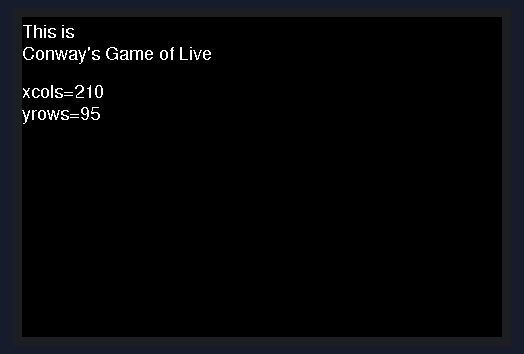
Recording of a sketch running on a simulated STM32 Blue Pill. On the bench: 480×320 colour display. What the sketch prints to the serial monitor is not drawn.

Above: at 3.4 s.
At 4.5 s:
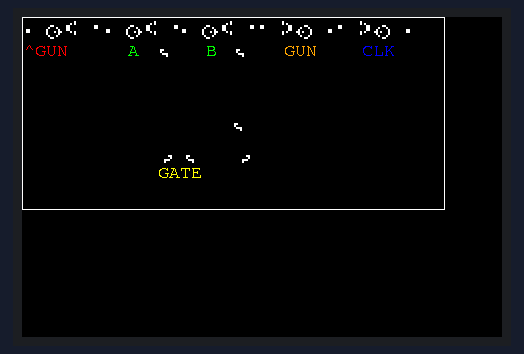
At 13.36 s:
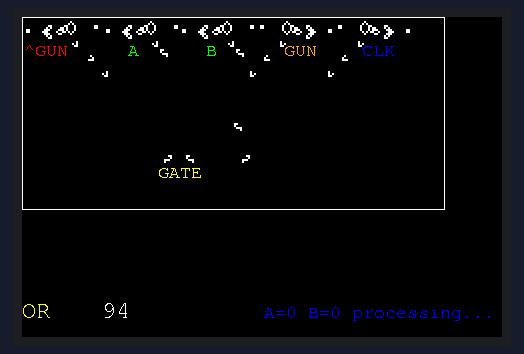
At 22.13 s:
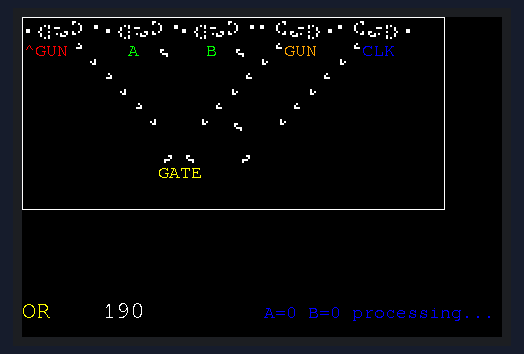
At 30.95 s:
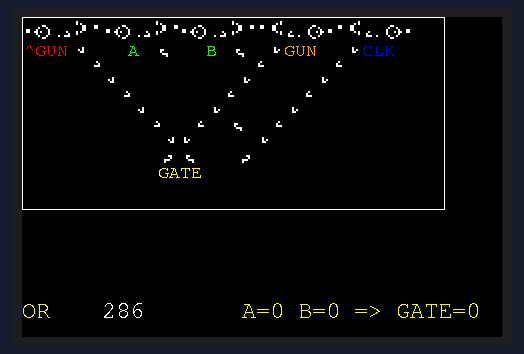
At 39.79 s:
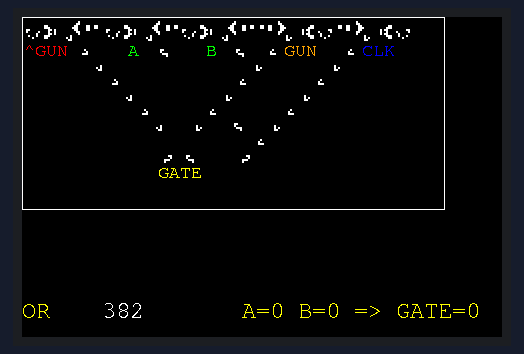

The sketch:

ConwayGoL_M4_Logic_OR.ino
```cpp
// Conway's Game-Of-Life
// as a Turing machine
// Platform: Arduino

// Game of life
// http://en.wikipedia.org/wiki/Conway's_Game_of_Life
// Code adapted from
// http://cboard.cprogramming.com/c-programming/128982-simple-life-game-code-near-end.html
// http://www.rennard.org/alife/english/logicellgb.html#LCellFcnmt
// (modified)
// ported to Arduino by dsyleixa


// MCU: Adafruit Feather M4

// supported display:
// Adafruit Featherwing TFT35
// and different Afadruit-GFX-compatible ones
// (adjust libs+resolutions!)

//-----------------------------------------------------------------------
// Simulation:  OR Gate
//-----------------------------------------------------------------------

//-----------------------------------------------------------------------
// new: enhanced version to opt. also invert output
//-----------------------------------------------------------------------

int blockSize = 2;


#include <Arduino.h>
// i2c, SPI
#include <Wire.h>         // Incl I2C comm, but needed for not getting compile error
#include <SPI.h>


//-----------------------------------------------------------------------
// display driver
//-----------------------------------------------------------------------
#include <Adafruit_GFX.h>   // https://github.com/adafruit/Adafruit-GFX-Library
// Adafruit TFT35 LED driver
#include <Adafruit_HX8357.h>
#include <Adafruit_STMPE610.h>

// fonts
#include <Fonts/FreeSans9pt7b.h>             // optional
#include <Fonts/FreeMono12pt7b.h>            // optional
#include <Fonts/FreeMono9pt7b.h>       // used here by default
//#include <Fonts/FreeMonoBold7pt7b.h>    // optional, custom font

// TFT pins
#ifdef ESP8266
   #define STMPE_CS 16
   #define TFT_CS   0
   #define TFT_DC   15
   #define SD_CS    2

#elif defined ESP32
   #define STMPE_CS 32
   #define TFT_CS   15
   #define TFT_DC   33
   #define SD_CS    14

#elif defined TEENSYDUINO
   #define TFT_DC   10
   #define TFT_CS   4
   #define STMPE_CS 3
   #define SD_CS    8

#elif defined ARDUINO_STM32_FEATHER
   #define TFT_DC   PB4
   #define TFT_CS   PA15
   #define STMPE_CS PC7
   #define SD_CS    PC5

#elif defined ARDUINO_FEATHER52
   #define STMPE_CS 30
   #define TFT_CS   13
   #define TFT_DC   11
   #define SD_CS    27

#elif  defined(ARDUINO_MAX32620FTHR) || defined(ARDUINO_MAX32630FTHR)
   #define TFT_DC   P5_4
   #define TFT_CS   P5_3
   #define STMPE_CS P3_3
   #define SD_CS    P3_2

// Something else!
#elif  defined (__AVR_ATmega32U4__) || defined(ARDUINO_SAMD_FEATHER_M0) || defined (__AVR_ATmega328P__) || defined(ARDUINO_SAMD_ZERO) || defined(__SAMD51__)
   #define STMPE_CS 6
   #define TFT_CS   9
   #define TFT_DC   10
   #define SD_CS    5

 // default
#else // to be adjusted
   #define STMPE_CS 6
   #define TFT_CS   9
   #define TFT_DC   10
   #define SD_CS    5
#endif

#define TFT_RST -1

// display instance
Adafruit_HX8357    display = Adafruit_HX8357(TFT_CS, TFT_DC, TFT_RST);
Adafruit_STMPE610  ts = Adafruit_STMPE610(STMPE_CS);


// color defs 16bit

#define  WHITE       0xFFFF  ///< 255, 255, 255
#define  LIGHTGRAY   0xC618  ///< 198, 195, 198
#define  GRAY        0x7BEF  ///< 123, 125, 123
#define  DARKGRAY    0x39E7  ///<  63,  63,  63
#define  BLACK       0x0000  ///<   0,   0,   0
#define  RED         0xF800  ///< 255,   0,   0
#define  MAROON      0x7800  ///< 123,   0,   0
#define  ORANGE      0xFD20  ///< 255, 165,   0
#define  YELLOW      0xFFE0  ///< 255, 255,   0
#define  GREENYELLOW 0xAFE5  ///< 173, 255,  41
#define  LIME        0x07E0  ///<   0, 255,   0
#define  GREEN       0x03E0  ///<   0, 125,   0
#define  DARKGREEN   0x01E0  ///<   0,  63,   0
#define  CYAN        0x07FF  ///<   0, 255, 255
#define  DARKCYAN    0x03EF  ///<   0, 125, 123
#define  OLIVE       0x7BE0  ///< 123, 125,   0
#define  BLUE        0x001F  ///<   0,   0, 255
#define  NAVY        0x000F  ///<   0,   0, 123
#define  PINK        0xFC18  ///< 255, 130, 198
#define  MAGENTA     0xF81F  ///< 255,   0, 255
#define  PURPLE      0x780F  ///< 123,   0, 123


#define  COLOR_BKGR  BLACK

int tftheight,
    tftwidth;

//---------------------------------------------------------------------------
// preferences and settings
//---------------------------------------------------------------------------

// The size of the GoL screen window

const int GOLwindowWidth = 420;   // <~~~~~~~~~~~~ adjust GOL window dimensions !
const int GOLwindowHeight= 190;
const int frame = 10;


//enlarge on either side to create an invisible border of dead cells

int yvisrows = (GOLwindowHeight / blockSize);
int xviscols = (GOLwindowWidth / blockSize);

int yrows = yvisrows + 2*frame;
int xcols = xviscols + 2*frame;

#define centeryrow (yrows/2)
#define centerxcol (xcols/2)

// two boards, one for the current generation and one for calculating the next one
char board[GOLwindowHeight + 2*frame][GOLwindowWidth + 2*frame];
char tmpboard[GOLwindowHeight + 2*frame][GOLwindowWidth + 2*frame];


//---------------------------------------------------------------------------
// GoL functions
//---------------------------------------------------------------------------

uint32_t GenerationCnt=1;

// Count neighbours
int countNeighbours(int yrow, int xcol)
{
  int count = 0;
  for (int x = -1; x <= +1; x++)  {
    for (int y = -1; y <= +1; y++) {
      if ((board[yrow + y][xcol + x] == 1) && (x != 0 || y != 0))
        count++;
    }
  }
  return count;
}


//---------------------------------------------------------------------------
// Calculate the cells that will live and die for the next generation
void calculateGeneration()
{
  int aliveNeighbours = 0;

  // Clear the board for the next generation
  memset(tmpboard, 0, sizeof(tmpboard));

  for (int yrow = 1; yrow < (yrows-1); yrow++)  {
    for (int xcol = 1; xcol < (xcols-1); xcol++)   {
      aliveNeighbours = countNeighbours(yrow, xcol);

      // a live cell with < 2 live neighbours dies, as if caused by under-population.
      if( board[yrow][xcol]==1 && aliveNeighbours < 2 )
        tmpboard[yrow][xcol] = 0;

      // a live cell with 2 or 3 live neighbours lives on to the next Generation
      if ( board[yrow][xcol]==1 && aliveNeighbours >= 2  &&  aliveNeighbours <= 3 )
        tmpboard[yrow][xcol] = board[yrow][xcol];

      // a dead cell with exactly 3 live neighbours becomes alive, as if by reproduction
      if( board[yrow][xcol]==0 && aliveNeighbours == 3 )
        tmpboard[yrow][xcol] = 1;

      // a live cell with > 3 live neighbours dies, as if by overcrowding
      if( board[yrow][xcol]==1 && aliveNeighbours > 3 )
        tmpboard[yrow][xcol] = 0;
    }
  }
  // Copy the new board to the old one
  memcpy(board, tmpboard, sizeof(tmpboard));
}


//---------------------------------------------------------------------------
// Draw all the cells
//---------------------------------------------------------------------------

void drawBoard()
{
  // Wipe the GOLwindow
  display.fillRect(1, 1, GOLwindowWidth+1, GOLwindowHeight+1, COLOR_BKGR);

  for (int yrow=frame; yrow <(yrows-frame); yrow++) {
    for (int xcol=frame; xcol<(xcols-frame); xcol++)  {
      // Draw all the "live" cells.
      if (board[yrow][xcol])
        display.fillRect((xcol-frame+1)*blockSize, (yrow-frame+1)*blockSize,
                          blockSize, blockSize, WHITE);
    }
  }
  //display.display();
}


//---------------------------------------------------------------------------
// patterns
//---------------------------------------------------------------------------


//---------------------------------------------------------------------------
void poke_Glider(int starty, int startx) {    //

  int x,y;

  char sprite[3][3] = {  //
  {0,1,0,},
  {0,0,1,},
  {1,1,1,}
  } ;

  for(x=0; x<3; ++x) {
    for(y=0; y<3; ++y) {
      board[starty+frame+y][startx+frame+x]=sprite[y][x] ;
    }
  }
}

//---------------------------------------------------------------------------
void poke_GliderUp(int starty, int startx) {    //

  int x,y;

  char sprite[3][3] = {  //
  {0,1,1,},
  {1,0,1,},
  {0,0,1,}
  } ;

  for(x=0; x<3; ++x) {
    for(y=0; y<3; ++y) {
      board[starty+frame+y][startx+frame+x]=sprite[y][x] ;
    }
  }
}


//---------------------------------------------------------------------------
void poke_GliderGun(int starty, int startx) {  // Gosper Glider Gun, period=30

  int x,y;

  char sprite[9][37] = {  //
  {0,0,0,0,0,0,0,0,0,0,0,0,0,0,0,0,0,0,0,0,0,0,0,0,0,1,0,0,0,0,0,0,0,0,0,0,0},
  {0,0,0,0,0,0,0,0,0,0,0,0,0,0,0,0,0,0,0,0,0,0,0,1,0,1,0,0,0,0,0,0,0,0,0,0,0},
  {0,0,0,0,0,0,0,0,0,0,0,0,0,1,1,0,0,0,0,0,0,1,1,0,0,0,0,0,0,0,0,0,0,0,0,1,1},
  {0,0,0,0,0,0,0,0,0,0,0,0,1,0,0,0,1,0,0,0,0,1,1,0,0,0,0,0,0,0,0,0,0,0,0,1,1},
  {0,1,1,0,0,0,0,0,0,0,0,1,0,0,0,0,0,1,0,0,0,1,1,0,0,0,0,0,0,0,0,0,0,0,0,0,0},
  {0,1,1,0,0,0,0,0,0,0,0,1,0,0,0,1,0,1,1,0,0,0,0,1,0,1,0,0,0,0,0,0,0,0,0,0,0},
  {0,0,0,0,0,0,0,0,0,0,0,1,0,0,0,0,0,1,0,0,0,0,0,0,0,1,0,0,0,0,0,0,0,0,0,0,0},
  {0,0,0,0,0,0,0,0,0,0,0,0,1,0,0,0,1,0,0,0,0,0,0,0,0,0,0,0,0,0,0,0,0,0,0,0,0},
  {0,0,0,0,0,0,0,0,0,0,0,0,0,1,1,0,0,0,0,0,0,0,0,0,0,0,0,0,0,0,0,0,0,0,0,0,0}
  } ;

  for(x=0; x<37; ++x) {
    for(y=0; y<9; ++y) {

      board[starty+frame+y][startx+frame+x] = sprite[y][x] ;
    }
  }
}


//---------------------------------------------------------------------------
void poke_GliderGunRev(int starty, int startx) {  // Gosper Glider Gun, period=30

  int x,y;

  char sprite[9][37] = {  //
  {0,0,0,0,0,0,0,0,0,0,0,0,0,0,0,0,0,0,0,0,0,0,0,0,0,1,0,0,0,0,0,0,0,0,0,0,0},
  {0,0,0,0,0,0,0,0,0,0,0,0,0,0,0,0,0,0,0,0,0,0,0,1,0,1,0,0,0,0,0,0,0,0,0,0,0},
  {0,0,0,0,0,0,0,0,0,0,0,0,0,1,1,0,0,0,0,0,0,1,1,0,0,0,0,0,0,0,0,0,0,0,0,1,1},
  {0,0,0,0,0,0,0,0,0,0,0,0,1,0,0,0,1,0,0,0,0,1,1,0,0,0,0,0,0,0,0,0,0,0,0,1,1},
  {0,1,1,0,0,0,0,0,0,0,0,1,0,0,0,0,0,1,0,0,0,1,1,0,0,0,0,0,0,0,0,0,0,0,0,0,0},
  {0,1,1,0,0,0,0,0,0,0,0,1,0,0,0,1,0,1,1,0,0,0,0,1,0,1,0,0,0,0,0,0,0,0,0,0,0},
  {0,0,0,0,0,0,0,0,0,0,0,1,0,0,0,0,0,1,0,0,0,0,0,0,0,1,0,0,0,0,0,0,0,0,0,0,0},
  {0,0,0,0,0,0,0,0,0,0,0,0,1,0,0,0,1,0,0,0,0,0,0,0,0,0,0,0,0,0,0,0,0,0,0,0,0},
  {0,0,0,0,0,0,0,0,0,0,0,0,0,1,1,0,0,0,0,0,0,0,0,0,0,0,0,0,0,0,0,0,0,0,0,0,0}
  } ;

  for(x=0; x<37; ++x) {
    for(y=0; y<9; ++y) {

      board[starty+frame+y][startx+frame+x] = sprite[y][37-x] ;
    }
  }
}

//---------------------------------------------------------------------------
void poke_GliderEater(int starty, int startx, int V) { // V=input; 0=stable, 1=vanish
  int x,y;

  char sprite[6][6] = {  //
  {0 ,0 ,0 ,0 ,0 ,0 },
  {0 ,1 ,1 ,0 ,0 ,0 },
  {0 ,1 ,0 ,0 ,0 ,0 },
  {0 ,V ,1 ,1 ,1 ,0 },   // <~~~ V=input
  {0 ,0 ,0 ,0 ,1 ,0 },
  {0 ,0 ,0 ,0 ,0 ,0 },
  } ;

  for(x=0; x<6; ++x) {
    for(y=0; y<6; ++y) {
       board[starty+frame+y][startx+frame+x]=sprite[y][x] ;
    }
  }
}

//---------------------------------------------------------------------------
void poke_GliderEaterRev(int starty, int startx, int V) {  // V=input; 0=stable, 1=vanish
  int x,y;

  char sprite[6][6] = {  //
  {0 ,0 ,0 ,0 ,0 ,0 },
  {0 ,0 ,0 ,1 ,1 ,0 },
  {0 ,0 ,0 ,0 ,1 ,0 },
  {0 ,1 ,1 ,1 ,V ,0 },   // <~~~ V=input
  {0 ,1 ,0 ,0 ,0 ,0 },
  {0 ,0 ,0 ,0 ,0 ,0 },
  } ;

  for(x=0; x<6; ++x) {
    for(y=0; y<6; ++y) {
       board[starty+frame+y][startx+frame+x]=sprite[y][x] ;
    }
  }
}

//---------------------------------------------------------------------------
bool peek_GliderEater(int starty, int startx, int ID) {

   bool isdestroyed= !board[starty+frame+0][startx+frame+0]
                  &&  board[starty+frame+0][startx+frame+2]
                  && !board[starty+frame+1][startx+frame+0]
                  &&  board[starty+frame+1][startx+frame+2]
                  &&  board[starty+frame+2][startx+frame+1]
                  && !board[starty+frame+2][startx+frame+2];

   //debug
   //if(isdestroyed) { Serial.println( "ID " +(String)ID + " Input=FALSE =>  OUT=FALSE " + " gen=" +(String)GenerationCnt); }

   return isdestroyed;
}

//---------------------------------------------------------------------------
bool peek_GliderEaterRev(int starty, int startx, int ID) {

   bool isdestroyed= !board[starty+frame+0][startx+frame+5-0]
                  &&  board[starty+frame+0][startx+frame+5-2]
                  && !board[starty+frame+1][startx+frame+5-0]
                  &&  board[starty+frame+1][startx+frame+5-2]
                  &&  board[starty+frame+2][startx+frame+5-1]
                  && !board[starty+frame+2][startx+frame+5-2];

   return isdestroyed;
}

//---------------------------------------------------------------------------
bool InputA, InputB;

int  Eatercx, Eatercy,                    // CLOCK
     Eater0x, Eater0y,                    // Inverter
     Eater1x, Eater1y, Eater2x, Eater2y,  // A, B
     Eater3x, Eater3y ;                   // GATE

bool ClockTick=0;


//---------------------------------------------------------------------------
void labelBoard() {
     display.setFont(&FreeMono9pt7b);
     display.setTextColor(RED);  display.setCursor(2,19*blockSize);
     display.print("^GUN"); // opt. ^GUN
     display.setTextColor(LIME); display.setCursor(28+1*blockSize*39,19*blockSize);
     display.print("A");
     display.setTextColor(LIME); display.setCursor(28+2*blockSize*39,19*blockSize);
     display.print("B");
     display.setTextColor(ORANGE); display.setCursor(28+3*blockSize*39,19*blockSize);
     display.print("GUN");
     display.setTextColor(YELLOW); display.setCursor(68*blockSize, 80*blockSize );
     display.print("GATE");
     display.setTextColor(BLUE); display.setCursor(28+4*blockSize*39,19*blockSize);
     display.print("CLK");
}


//---------------------------------------------------------------------------
void ResetGate() {

  int yc= 1, xc=(37+2)*4,    // CLOCK
      y0= 1, x0=0,
      y1= 1, x1=1+(37+2)*1,  // A
      y2= 1, x2=(37+2)*2,    // B
      y3= 1, x3=(37+2)*3 ;   // GATE

  int deltaXY;

  memset(board, 0, sizeof(board));
  memset(tmpboard, 0, sizeof(tmpboard));
  display.fillRect(1, 1, GOLwindowWidth+1, GOLwindowHeight+1, COLOR_BKGR);


  // ---------------------------------
  poke_GliderGun( y0, x0 );    // InvertGATE
  // Gun Eater 1
  //deltaXY=4;          // no InvertGATE
  deltaXY=37+20;      // InvertGATE instead of GATE
  Eater0y = 9 +y0 +deltaXY;
  Eater0x =23 +x0 +deltaXY;
  // 0: GliderEater solid (active)
  poke_GliderEater( Eater0y, Eater0x, 0);


  // ---------------------------------
  poke_GliderGun( y1, x1 );    // Input A
  // Gun Eater 1
  deltaXY=4;
  Eater1y = 9 +y1 +deltaXY;
  Eater1x =23 +x1 +deltaXY;
  // input 0: GliderEater active => output 0 (blocked)

  InputA=0;
  poke_GliderEater( Eater1y, Eater1x, InputA);
  poke_GliderEater( Eater1y+37, Eater1x+37, 0); // infinity blocker


  // ---------------------------------
  poke_GliderGun( y2, x2 );    // Input B
  // Gun Eater 2
  deltaXY=4;
  Eater2y = 9 +y2 +deltaXY;
  Eater2x =23 +x2 +deltaXY;
  // 0: Glider blocked - 1: Glider passes

  InputB=0;
  poke_GliderEater( Eater2y, Eater2x, InputB);


  // ---------------------------------
  poke_GliderGunRev( y3, x3 ); // GATE
  // Gun Eater 3 = gate detector
  deltaXY=37+20;
  Eater3y =  9     +y3 +deltaXY;
  Eater3x = 23-14  +x3 -deltaXY;
  // 0: GliderEater always solid (active)
  poke_GliderEaterRev( Eater3y, Eater3x, 0);


  // ---------------------------------
  poke_GliderGunRev( yc, xc );      // CLOCK: duplicate of GATE, different x/y offsets
  // Gun Eater 0 = clock detector
  deltaXY=37+20;
  Eatercy =  9     +yc +deltaXY;
  Eatercx = 23-14  +xc -deltaXY;
  // 0: GliderEater solid (active)
  poke_GliderEaterRev( Eatercy, Eatercx, 0);


  // ---------------------------------
  drawBoard();
  labelBoard();

  delay(1);
}


//---------------------------------------------------------------------------
// setup
//---------------------------------------------------------------------------
void setup() {
  Serial.begin(115200);
  delay(3000); // wait for Serial()
  Serial.println("Serial started");

  // Start Wire (SDA, SCL)
  Wire.begin();

  // TFT
  display.begin(HX8357D);
  display.setRotation(3);
  tftheight=display.height();
  tftwidth =display.width();
  display.fillScreen(COLOR_BKGR);  // Clear Screen

  // text display tests
  display.setTextSize(1);
  display.setFont(&FreeSans9pt7b);
  display.setTextColor(WHITE);
  display.setCursor(0,20);
  display.println("This is ");
  display.println("Conway's Game of Live");
  display.setCursor(0,80);
  display.print("xcols="); display.println(xviscols);
  display.print("yrows="); display.println(yvisrows);
  //display.display();
  delay(1000);

  srand(analogRead(A0)+millis() );
  display.drawRect(0, 0, GOLwindowWidth+3, GOLwindowHeight+3, WHITE);

  ResetGate();

}


//---------------------------------------------------------------------------
// loop
//---------------------------------------------------------------------------
void loop()
{
    int ID;
    static int8_t  GATE=-1;  // init as -1=undefined; 1=true, 0=false;
    static uint32_t ticker=0, period=0, counter=0;

    display.setFont(&FreeMono12pt7b);
    display.setCursor(0, display.height()-20);
    display.setTextColor(YELLOW);
    display.print("OR");

    calculateGeneration();
    drawBoard();
    labelBoard();


    // Input Simulation

    if(counter>=1600) counter=0;

    if(counter==0)   {
      ResetGate();
      GATE=-1;
      ticker=0;
      InputA=0; InputB=0;
      poke_GliderEater( Eater1y, Eater1x, InputA);
      poke_GliderEater( Eater2y, Eater2x, InputB);
      Serial.println();
      Serial.println("processing...  A="+(String)InputA + " B="+(String)InputB );
      display.fillRect(220, tftheight-34, tftwidth-220, 34, COLOR_BKGR);
            display.setCursor(220, tftheight-20);
            display.print("  A="+(String)InputA + " B="+(String)InputB  + " processing...");
    }

    if(counter==400)   {
      ResetGate();
      GATE=-1;
      ticker=0;
      InputA=0; InputB=1;
      poke_GliderEater( Eater1y, Eater1x, InputA);
      poke_GliderEater( Eater2y, Eater2x, InputB);
      Serial.println();
      Serial.println("processing...  A="+(String)InputA + " B="+(String)InputB );
      display.fillRect(220, tftheight-34, tftwidth-220, 34, COLOR_BKGR);
            display.setCursor(220, tftheight-20);
            display.print("  A="+(String)InputA + " B="+(String)InputB  + " processing...");
    }

    if(counter==800)   {
      ResetGate();
      GATE=-1;
      ticker=0;
      InputA=1; InputB=0;
      poke_GliderEater( Eater1y, Eater1x, InputA);
      poke_GliderEater( Eater2y, Eater2x, InputB);
      Serial.println();
      Serial.println("processing...  A="+(String)InputA + " B="+(String)InputB );
      display.fillRect(220, tftheight-34, tftwidth-220, 34, COLOR_BKGR);
            display.setCursor(220, tftheight-20);
            display.print("  A="+(String)InputA + " B="+(String)InputB  + " processing...");
    }

    if(counter==1200)   {
      ResetGate();
      GATE=-1;
      ticker=0;
      InputA=1; InputB=1;
      poke_GliderEater( Eater1y, Eater1x, InputA);
      poke_GliderEater( Eater2y, Eater2x, InputB);
      Serial.println();
      Serial.println("processing...  A="+(String)InputA + " B="+(String)InputB );
      display.fillRect(220, tftheight-34, tftwidth-220, 34, COLOR_BKGR);
            display.setCursor(220, tftheight-20);
            display.print("  A="+(String)InputA + " B="+(String)InputB  + " processing...");
    }

    display.setTextColor(WHITE);
    //---------------------------------
    // debug: only for screen messages, not for functionality
    // outcomment optionally:

        // get clock signal
        ID=-1;  ClockTick= peek_GliderEaterRev(Eatercy, Eatercx, ID); // Eater no.-1 (c=CLOCK)

        // show A(1) + B(2) gun eater states
        ID=1;   peek_GliderEater(Eater1y, Eater1x, ID); // Eater 1 (A)
        ID=2;   peek_GliderEater(Eater2y, Eater2x, ID); // Eater 2 (B)

        if(ClockTick) {
           //GATE= peek_GliderEaterRev(Eater3y, Eater3x, 3); // Eater 3 (NOR GATE)
           GATE= peek_GliderEater(Eater0y, Eater0x, 0);  // Eater 0 (OR  GATE)
        }

        // show current gate states on screen
        display.setFont(&FreeMono12pt7b);
        display.setTextColor(WHITE);
        display.setCursor(80, display.height()-20);
        display.fillRect(80, tftheight-34, 140, 34, COLOR_BKGR);
        display.print(GenerationCnt);

        if(ClockTick) {
            Serial.println("  A="+(String)InputA + " B="+(String)InputB
                + " => GATE=" + (String)GATE + "     count="+(String)counter);

            display.fillRect(220, tftheight-34, tftwidth-220, 34, COLOR_BKGR);
            display.setCursor(220, tftheight-20);
            display.setTextColor(YELLOW);
            display.print("A="+(String)InputA + " B="+(String)InputB
                + " => GATE=" + (String)GATE);
        }

    // end debug
    //---------------------------------

    counter++;
    ticker++;
    GenerationCnt++;

    delay(1);  // <~~~~~~~~~~ adjust for slow motion
}


//---------------------------------
// EOF
//---------------------------------
```

Measured:
- what the display in image 0 shows lasts 1.2 s, from 3.3 s to 4.5 s
